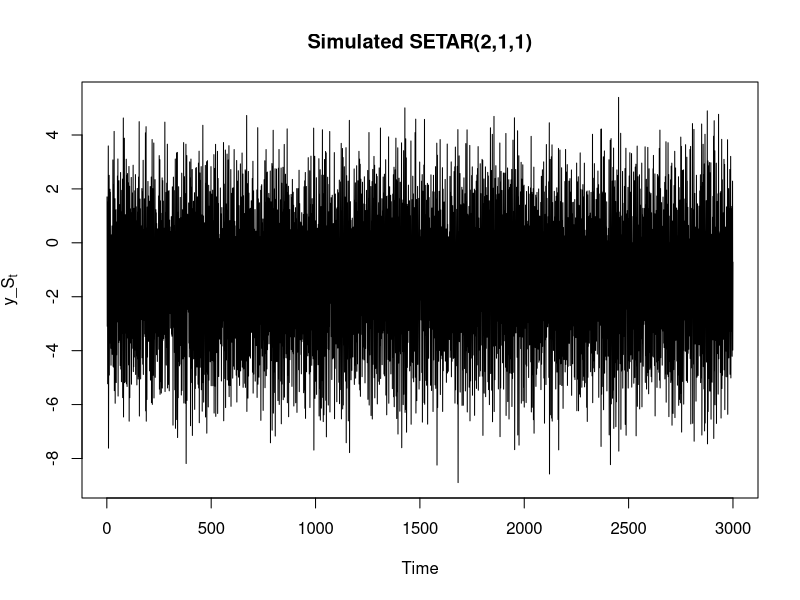
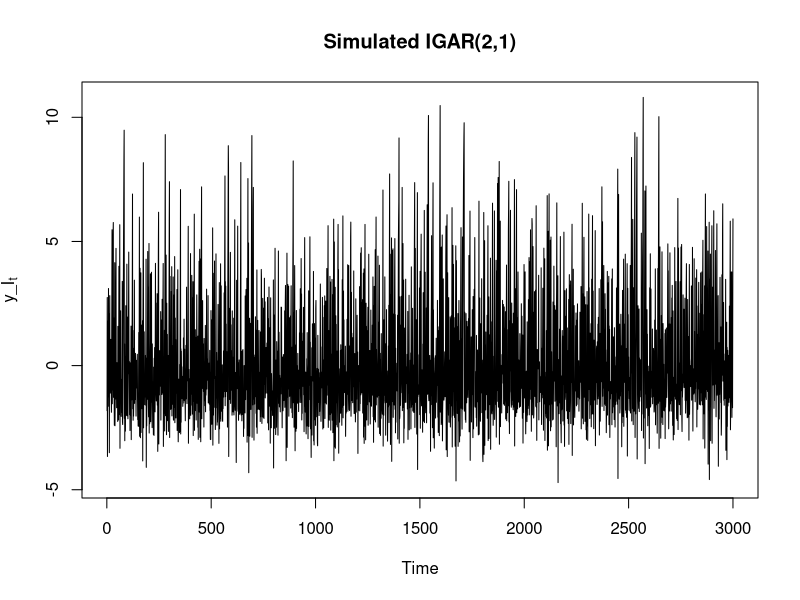

These charts were generated, in order, by the following R code: (Note: a time limit stopped this script after it produced the figures.)
## ---- chunk 1
set.seed(132)
n <- 3100
r <- rnorm(n)
a0_S <- 3
a1_S <- 0.8
b0_S <- -3
b1_S <- -0.8
thr <- 0
## Make a time series y with a regime model
y_S <- rep(NA,n)
y_S[1] <- r[1]
for(t in 2:n)
  {
    if(y_S[t-1] <= thr)
      {
        y_S[t] <- a0_S + a1_S * y_S[t-1] + r[t]
      }
    else
      {
        y_S[t] <- b0_S + b1_S * y_S[t-1] + r[t]
      }
  }

y_S <- tail(y_S, -100)

ts.plot(y_S, main = "Simulated SETAR(2,1,1)", ylab = expression(y_S[t]))
## ---- chunk 2

RSSa1b1_SETAR <- function(theta) {
    n <- length(y_S)
    a1_S <- theta[1]
    b1_S <- theta[2]
    
    Q <- 0
    for (t in 2:n) {
      if(y_S[t-1] <= thr)
      {
        mean <- a0_S + a1_S * y_S[t-1] 
      }
    else
      {
        mean <- b0_S + b1_S * y_S[t-1] 
      }
        Q <- Q + (y_S[t] - mean)^2
    }
    return(Q)
}
optim(c(0.5, 0.5), RSSa1b1_SETAR)

## ---- chunk 3
RSSthr_SETAR <- function(theta) {
    n <- length(y_S)
    thr <- theta[1]

    Q <- 0
    for (t in 2:n) {
      if(y_S[t-1] <= thr)
      {
        mean <- a0_S + a1_S * y_S[t-1] 
      }
    else
      {
        mean <- b0_S + b1_S * y_S[t-1] 
      }
        Q <- Q + (y_S[t] - mean)^2
    }
    return(Q)
}
optim(c(1), RSSthr_SETAR, method = 'Brent', lower = min(y_S), upper = max(y_S))

## ---- chunk 4
RSSall_SETAR <- function(theta) {
    n <- length(y_S)
    a0_S <- theta[1]
    a1_S <- theta[2]
    b0_S <- theta[3]
    b1_S <- theta[4]
    thr <- theta[5]
    
    Q <- 0
    for (t in 2:n) {
      if(y_S[t-1] <= thr)
      {
        mean <- a0_S + a1_S * y_S[t-1] 
      }
    else
      {
        mean <- b0_S + b1_S * y_S[t-1] 
      }
        Q <- Q + (y_S[t] - mean)^2
    }
    return(Q)
}
optim(c(0.5, 0.5, 0.5, 0.5, 0.5), RSSall_SETAR)
## ---- chunk 5
set.seed(41)
n <- 3100
a0_I <- 3
a1_I <- 0.8
b0_I <- -1
b1_I <- -0.2
p <- 0.3

r <- rnorm(n)
y_I <- rep(NA,n)
y_I[1] <- r[1]
for(t in 2:n)
  {
    if(rbinom(1,1,p) == 1)
      {
        y_I[t] <- a0_I + a1_I * y_I[t-1] + r[t]
      }
    else
      {
        y_I[t] <- b0_I + b1_I * y_I[t-1] + r[t]
      }
}

y_I <- tail(y_I, -100)

ts.plot(y_I, main = "Simulated IGAR(2,1)", ylab = expression(y_I[t]))
## ---- chunk 6
RSSa1b1_IGAR <- function(theta) {
    n <- length(y_I)
    a1_I <- theta[1]
    b1_I <- theta[2]
    
    Q <- 0
    for (t in 2:n) {
        mean = p*(a0_I + a1_I*y_I[t-1]) + (1-p)*(b0_I+b1_I*y_I[t-1])
        Q <- Q + (y_I[t] - mean)^2
    }
    return(Q)
}
optim(c(0.5, 0.5), RSSa1b1_IGAR)
## ---- chunk 7
RSSp_IGAR <- function(theta) {
    n <- length(y_I)
    p <- theta[1]
    
    Q <- 0
    for (t in 2:n) {
        mean = p*(a0_I + a1_I * y_I[t-1]) + (1-p) * (b0_I + b1_I * y_I[t-1])
        Q <- Q + (y_I[t] - mean)^2
    }
    return(Q)
}

optim(c(0.5), RSSp_IGAR, method='Brent', lower=0, upper=1)
## ---- chunk 8
RSSall_IGAR <- function(theta) {
    n <- length(y_I)
    a0_I <- theta[1]
    a1_I <- theta[2]
    b0_I <- theta[3]
    b1_I <- theta[4]
    p <- theta[5]

    
    Q <- 0
    for (t in 2:n) {
        mean = p*(a0_I + a1_I*y_I[t-1]) + (1-p)*(b0_I+b1_I*y_I[t-1])
        Q <- Q + (y_I[t] - mean)^2
    }
    return(Q)
}

optim(c(0.5, 0.5, 0.5, 0.5, 0.5), RSSall_IGAR)
## ---- chunk 9
# Function for estimating unknown parameters

RSSa1b1_SETAR <- function(theta, y_S) {
    n <- length(y_S)
    a1_S <- theta[1]
    b1_S <- theta[2]
    
    Q <- 0
    for (t in 2:n) {
      if(y_S[t-1] <= thr)
      {
        mean <- a0_S + a1_S * y_S[t-1] 
      }
    else
      {
        mean <- b0_S + b1_S * y_S[t-1] 
      }
        Q <- Q + (y_S[t] - mean)^2
    }
    return(Q)
}

# Sub intervals of y

ysub <- list(
ysub1 <- y_S[1:3000],
ysub2 <- y_S[1:300],
ysub3 <- y_S[1:30],
ysub4 <- y_S[1001:1300],
ysub5 <- y_S[1001:1030]
)
names(ysub) <- paste0("ysub", seq_along(ysub))

steps <- 100
# Create grid of points
X <- seq(0, 1, length.out = steps)
Y <- seq(-1, 0, length.out = steps)

# Evaluate RSSa1b1 over grid for all ysub

for (i in 1:length(ysub)) {

  Zi <- outer(X, Y, Vectorize(function(h, t) RSSa1b1_SETAR(c(h, t), ysub[[i]])))

  filled.contour(
    X, Y, Zi,
    xlab = expression(a[1]),
    ylab = expression(b[1]),
    main = bquote("RSS(" * a[1] * ", " * b[1] * ") for " * .(names(ysub)[i])),
    nlevels = 30,
    color.palette = colorRampPalette(c("#00007F", "blue", "#007FFF", "cyan", "#7FFF7F", "yellow", "#FF7F00", "red", "#7F0000"))
)
}
## ---- chunk 10
# Function for estimating unknown parameters
RSSa1b1_IGAR <- function(theta, y_I) {
    n <- length(y_I)
    a1_I <- theta[1]
    b1_I <- theta[2]
    
    Q <- 0
    for (t in 2:n) {
        mean = p*(a0_I + a1_I*y_I[t-1]) + (1-p)*(b0_I+b1_I*y_I[t-1])
        Q <- Q + (y_I[t] - mean)^2
    }
    return(Q)
}

ysub <- list(
ysub1 <- y_I[1:3000],
ysub2 <- y_I[1:300],
ysub3 <- y_I[1:30],
ysub4 <- y_I[1001:1300],
ysub5 <- y_I[1001:1030]
)
names(ysub) <- paste0("ysub", seq_along(ysub))

steps <- 100
# Create grid of points
X <- seq(0, 1, length.out = steps)
Y <- seq(-1, 0, length.out = steps)

for (i in 1:length(ysub)) {
  # Evaluate RSSa1b1 over grid
  Zi <- outer(X, Y, Vectorize(function(h, t) RSSa1b1_IGAR(c(h, t), ysub[[i]])))

  filled.contour(
    X, Y, Zi,
    xlab = expression(a[1]),
    ylab = expression(b[1]),
    main = bquote("RSS(" * a[1] * ", " * b[1] * ") for " * .(names(ysub)[i])),
    nlevels = 30,
    color.palette = colorRampPalette(c("#00007F", "blue", "#007FFF", "cyan", "#7FFF7F", "yellow", "#FF7F00", "red", "#7F0000"))
)
}
## ---- chunk 11
y_t <- y_I[2:3000] # present value
y_t1 <- y_I[1:2999] # one lag value
y_df <- data.frame(y_t, y_t1)
ols <- lm(y_t ~ y_t1, data = y_df) # ordinary least squares estimate
b_ols <-  function(a1) (as.numeric(ols$coefficients[2]) - p*a1)/(1-p) # slope estimate as function of a

Z <- outer(X, Y, Vectorize(function(h, t) RSSa1b1_IGAR(c(h, t), ysub[[1]])))

filled.contour(
  X, Y, Z,
  xlab = expression(a[1]),
  ylab = expression(b[1]),
  main = bquote("RSS(" * a[1] * ", " * b[1] * ") for " * .(names(ysub)[1])),
  nlevels = 30,
  color.palette = colorRampPalette(c("#00007F", "blue", "#007FFF", "cyan", "#7FFF7F", "yellow", "#FF7F00", "red", "#7F0000")),
  plot.axes = {
    axis(1); axis(2) 
    lines(X, b_ols(X), lwd=2)} # adding line 
  )
## ---- chunk 12
n=1000
sigmae <- 3
sigmac <- 0.1
e <- rnorm(n,0,sigmae)
c <- rnorm(n,0,sigmac)
mu <- 0.5
phi <- -0.01
Phi <- numeric(n)
Phi[1] <- 0.1
y <- numeric(n)
y[1] <- e[1]

for(t in 2:n){
    Phi[t] <- phi*Phi[t-1] + mu*(1-phi) + c[t]
    y[t] <- Phi[t] * y[t-1] + e[t]
}

plot(100:200, Phi[100:200], type="l", main="Phi (t = 100–200)", xlab="t", ylab="Phi_t")
plot(100:200, y[100:200],  type="l", main="y (t = 100–200)", xlab="t", ylab="y_t")
## ---- chunk 13
a <- 0.4
sim_length <- 1000
num_sims <- 20
process_var <- 1
obs_var <- 1

sims <- vector(mode='list', length=num_sims)
for (i in 1:num_sims) {
    sim <- numeric(length=sim_length)
    sim[1] <- rnorm(1, mean=0, sd=sqrt(process_var))
    for (j in 2:sim_length) {
        sim[j] <- a * sim[j-1] + rnorm(1, mean=0, sd=sqrt(process_var))
    }
    sims[[i]] = sim + rnorm(sim_length, mean=0, sd=sqrt(obs_var))
}

plot(sims[[1]], type='l')
## ---- chunk 14
a_var <- 1
process_var <- 1
R1 <- matrix(c(process_var, 0, 0, 0), nrow=2, ncol=2)

x = matrix(nrow=2, ncol=sim_length)
x[1,1] <- rnorm(1, mean=0, sd=sqrt(process_var))
x[2,1] <- rnorm(1, mean=0, sd=sqrt(a_var))
P <- matrix(c(process_var, 0, 0, a_var), nrow=2, ncol=2)
f <- function(x) { return(matrix(c(x[1]*x[2], x[2])))}
F <- function(x) { return(matrix(c(x[2], 0, x[1], 1), ncol=2, nrow=2)) }
h <- function(x) { return(x[1]) }
H <- function (x) { return(matrix(c(1, 0), ncol=2)) }
    
i = 1
for (t in 2:sim_length) {
    xt = f(x[, t-1])
    P = F(x[,t-1]) %*% P %*% t(F(x[,t-1])) + R1
    
    res = sims[[i]][t] - xt[1]
    K = P %*% t(H(x[,t-1])) %*% solve(H(x[,t-1]) %*% P %*% t(H(x[,t-1])) + obs_var)
    xt = xt + K * res
    P = (diag(2) - K %*% H(x[,t-1])) %*% P
    
    x[,t] = xt
}

par(mfrow = c(2, 1),        # two rows, one column
    mar = c(4, 4, 2, 1))    # smaller margins

plot(x[1, ], type = "l", col = "steelblue", lwd = 2,
     main = expression("State 1: " ~ x[1]),
     xlab = "Time", ylab = "x[1]")

plot(x[2, ], type = "l", col = "darkred", lwd = 2,
     main = expression("State 2: " ~ x[2]),
     xlab = "Time", ylab = "x[2]")
abline(h = 0.4)
## ---- chunk 15
estimate_a <- function(data) {
    burn_in <- 500
    a_var <- 1
    R1 <- matrix(c(process_var, 0, 0, 0), nrow=2, ncol=2)
    
    x = matrix(nrow=2, ncol=sim_length)
    x[1,1] <- rnorm(1, mean=0, sd=sqrt(process_var))
    x[2,1] <- rnorm(1, mean=0, sd=sqrt(a_var))
    P <- matrix(c(process_var, 0, 0, a_var), nrow=2, ncol=2)
    f <- function(x) { return(matrix(c(x[1]*x[2], x[2])))}
    F <- function(x) { return(matrix(c(x[2], 0, x[1], 1), ncol=2, nrow=2)) }
    h <- function(x) { return(x[1]) }
    H <- function (x) { return(matrix(c(1, 0), ncol=2)) }
        
    for (t in 2:sim_length) {
        xt = f(x[, t-1])
        P = F(x[,t-1]) %*% P %*% t(F(x[,t-1])) + R1
        
        res = data[t] - xt[1]
        K = P %*% t(H(x[,t-1])) %*% solve(H(x[,t-1]) %*% P %*% t(H(x[,t-1])) + obs_var)
        xt = xt + K * res
        P = (diag(2) - K %*% H(x[,t-1])) %*% P
        
        x[,t] = xt
    }
    return(mean(x[2,burn_in:sim_length]))
}

estimates <- numeric(20)
for (i in 1:20) {
  estimates[i] <- estimate_a(sims[[i]])
}
quantile(estimates, probs = c(0.025, 0.5, 0.975))
boxplot(estimates, horizontal = TRUE)
